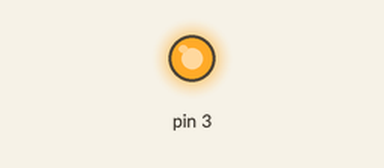
The sketch below on a simulated Arduino Uno, built with avr-gcc and run on an emulated ATmega328P. Shown: output pins drawn as LEDs (lit = HIGH).

Above: at 1.5 s.
At 4.5 s:
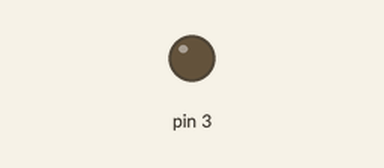
Timing chart, 0 to 7.8 s (numbered marks = the images above):
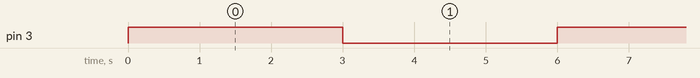

The sketch:

vibration.ino
```cpp
void setup() {

pinMode(3,OUTPUT);
Serial.begin(9600);
}

void loop() {
  // put your main code here, to run repeatedly:
digitalWrite(3,HIGH);
delay(3000);
digitalWrite(3,LOW);
delay(3000);
}
```

Measured:
- by itself, pin 3: alternates HIGH for 3.0 s and LOW for 3.0 s
